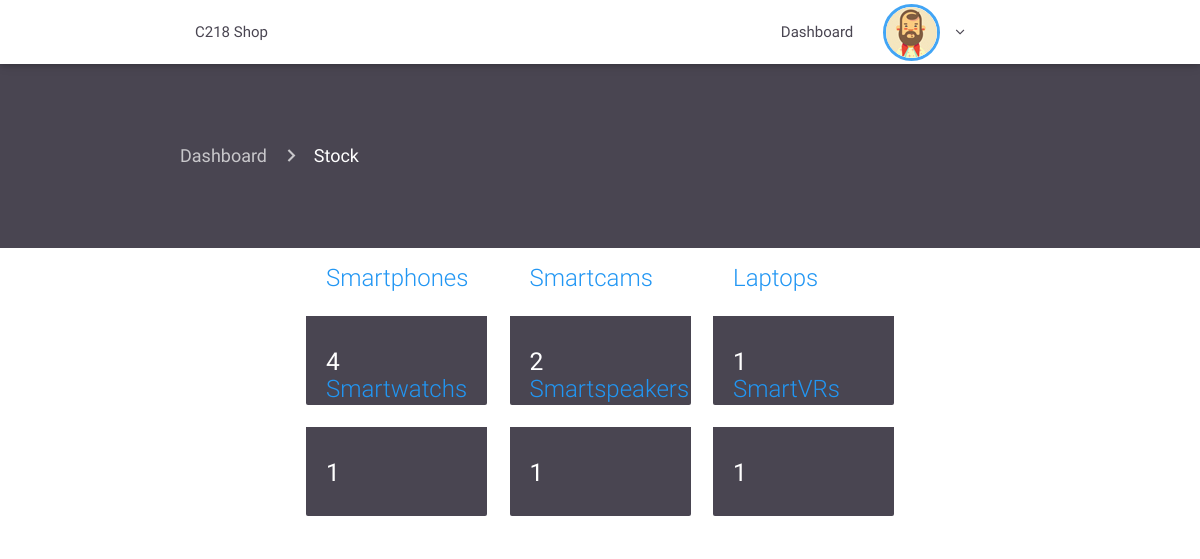
Before: /admin/products.php (signed in) with the older database file.
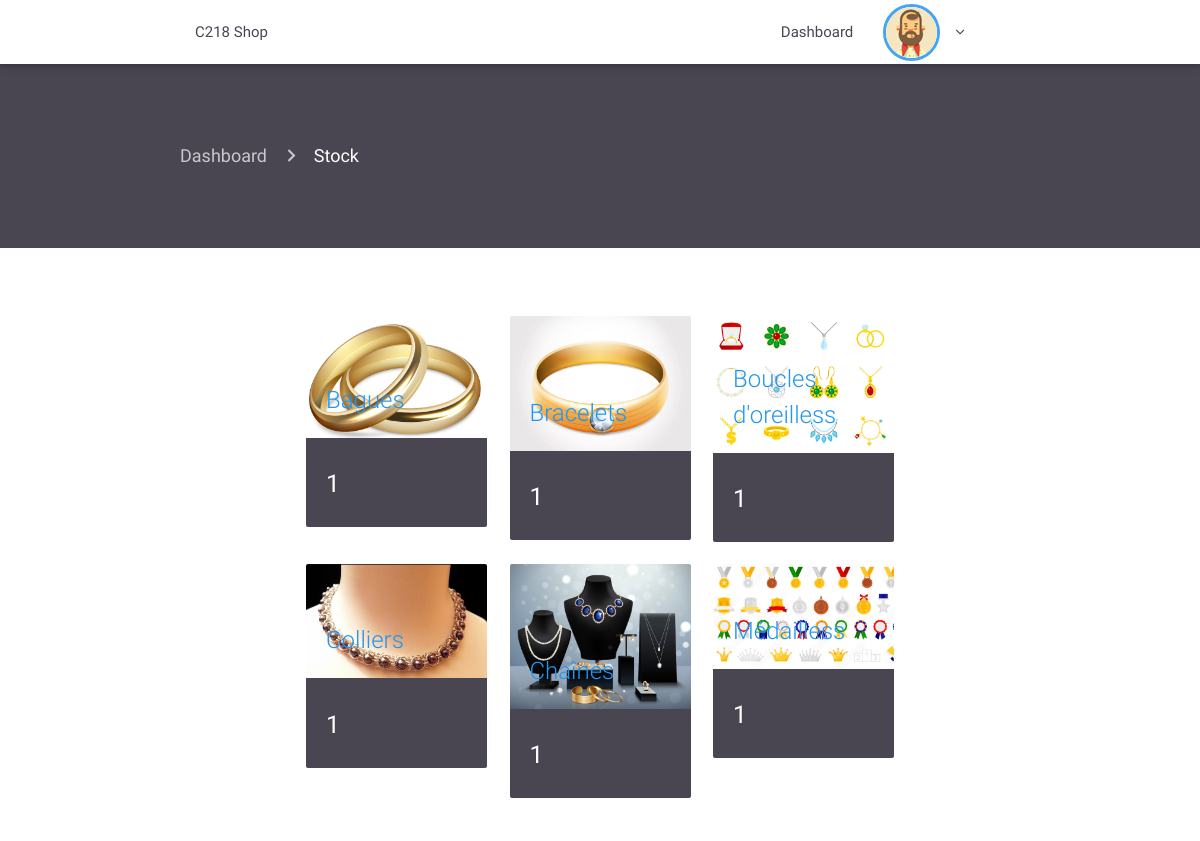
After: the same page with the newer database file.
### tables this page shows
CREATE TABLE `category` (
  `id` int(11) NOT NULL,
  `name` varchar(1000) NOT NULL,
  `icon` varchar(1000) NOT NULL
);

### admin/products.php (the view, shortened to what this page needs)
<?php
require 'includes/header.php';
require 'includes/navconnected.php'; ?>
<div class="container-fluid product-page">
    <div class="container current-page">
        <nav>
            <div class="nav-wrapper">
                <div class="col s12">
                    <a href="index" class="breadcrumb">Dashboard</a>
                    <a href="products" class="breadcrumb">Stock</a>
                </div>
            </div>
        </nav>
    </div>
</div>
<div class="container stock">
    <div class="container">
        <div class="row">
            <?php
            include '../db.php';
            $querystock = "SELECT
            product.id_category as 'name',
            count(product.id_category) as 'total',
            category.id as 'id_cat',
            category.name as 'name',
            category.icon as 'icon'
            FROM product, category
            WHERE product.id_category = category.id
            GROUP BY category.id";
            $resultstock = $connection->query($querystock);
            if ($resultstock->num_rows > 0) {
                while ($rowstock = $resultstock->fetch_assoc()) {
                    $id_cat = $rowstock['id_cat'];
                    $name = $rowstock['name'];
                    $icon = $rowstock['icon'];
                    $total = $rowstock['total'];
                    ?>
                    <div class="col s12 m4">
                        <div class="card hoverable animated slideInUp wow">
                            <div class="card-image">
                                <a href="productstock.php?id=<?= $id_cat; ?>&category=<?= $name; ?>&icon=<?= $icon; ?>">
                                    <img src="src/img/<?= $icon; ?>.png" alt=""></a>
                                <span class="card-title blue-text"><?= $name; ?>s</span>
                            </div>
                            <div class="card-content">
                                <h5 class="white-text"><?= $total; ?></h5>
                            </div>
                        </div>
                    </div>
                <?php }
            } ?>
        </div>
    </div>
</div>
<?php require 'includes/footer.php'; ?>

### admin/includes/header.php (shortened to what this page needs)
<!DOCTYPE html>
<html>
<head>
    <head>
        <link rel="stylesheet" href="src/css/font-awesome-4.6.3/css/font-awesome.min.css">
        <link type="text/css" rel="stylesheet" href="src/css/materialize.min.css" media="screen,projection"/>
        <link rel="stylesheet" href="src/css/animate.css-master/animate.min.css">
        <link rel='stylesheet' href='src/css/nprogress.css'/>
        <link rel="stylesheet" href="src/css/style.css">
    </head>
<body>

### admin/includes/navconnected.php (shortened to what this page needs)
<div class="navbar-fixed">
    <nav class="navblack">
        <div class="nav-wrapper nav-wrapper-2 container white">
            <ul class="left hide-on-med-and-down">
                <li><a href="index" class="dark-text">C218 Shop</a></li>
            </ul>
            <ul class="right hide-on-med-and-down">
                <li><a href="index" class="dark-text">Dashboard</a></li>
                <li><a href="profile" class="nohover dropdown-button" class="dropdown-button" href="#!"
                       data-activates="dropdown2"><img class="responsive-img" src="users/default.jpg">
                        <i class="fa fa-angle-down dark-text right"></i></a></li>
            </ul>
        </div>
    </nav>
</div>

### admin/includes/footer.php (shortened to what this page needs)
</body>
</html>

### admin/src/css/style.css (style rules this page uses)
.navblack { background: #fff; }
.nav-wrapper-2 { padding-right: 40px; background: #fff !important; }
.nav-wrapper-2 img { margin-top: 4px; border: solid 3px #42a5f5; border-radius: 45px; }
.nav-wrapper-2 .dark-text { color: #494551 !important; }
.product-page { padding-top: 60px; padding-bottom: 60px; background-color: #494551; }
.product-page nav { background: none; box-shadow: none; }
.stock { padding-bottom: 20px; padding-top: 60px; }
.stock .card { box-shadow: none; }
.stock .card .card-content { background-color: #494551; }

Changed rows visible on the page:
removed category: name "Smartphone", total "4"
removed category: name "Smartcam", total "2"
removed category: name "Laptop", total "1"
removed category: name "Smartwatch", total "1"
removed category: name "Smartspeaker", total "1"
added category: icon (picture), name "Bague", total "1"
added category: icon (picture), name "Bracelet", total "1"
added category: icon (picture), name "Boucles d'oreilles", total "1"
added category: icon (picture), name "Collier", total "1"
added category: icon (picture), name "Chaîne", total "1"
changed category: icon: picture added; name "SmartVR" → "Médailles"
